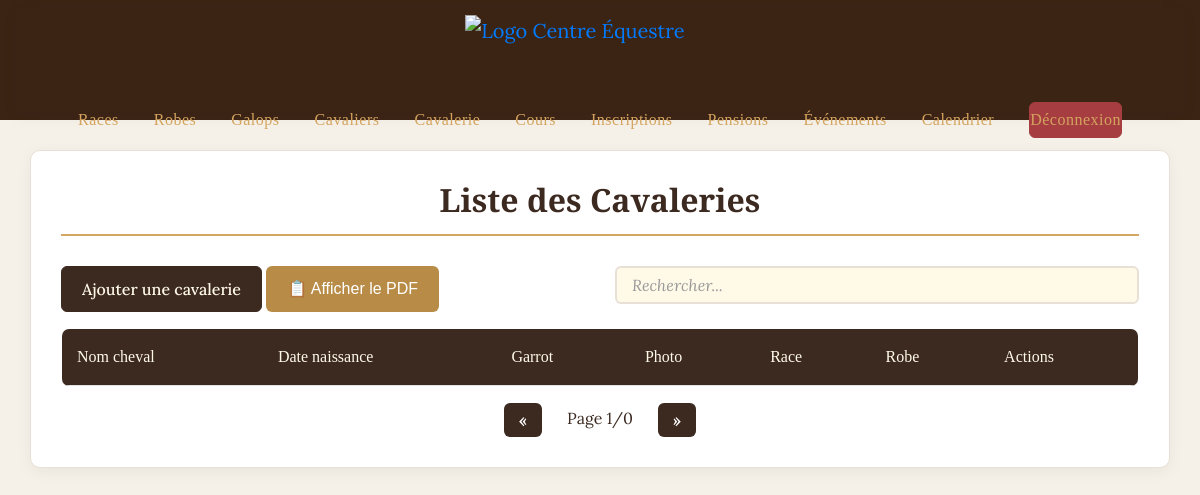
/vue/vue.cavalerie.php, run on an earlier commit of the app's database.
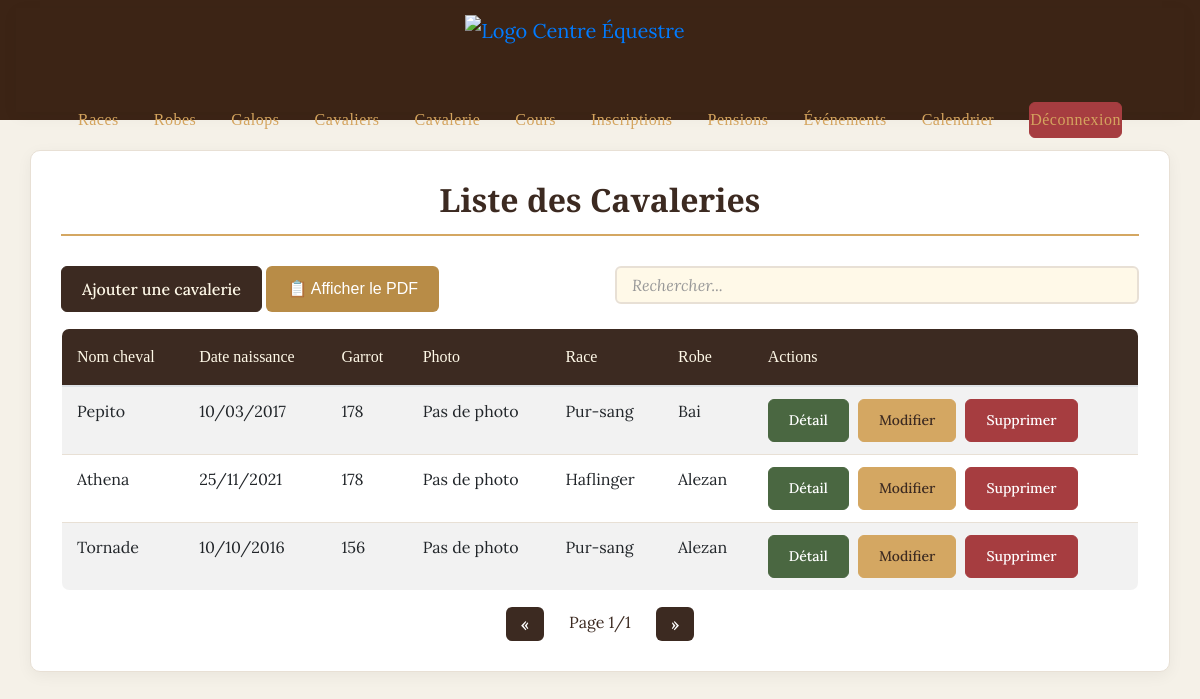
And on a later commit of the database.
### tables this page shows
CREATE TABLE `cavalerie` (
  `numsire` int(11) NOT NULL,
  `nomche` varchar(50) NOT NULL,
  `datenache` date NOT NULL,
  `garrot` varchar(50) NOT NULL,
  `idrace` int(11) NOT NULL,
  `idrobe` int(11) NOT NULL,
  `supprime` tinyint(1) DEFAULT 0
);

CREATE TABLE `race` (
  `idrace` int(11) NOT NULL,
  `librace` varchar(50) NOT NULL,
  `supprime` tinyint(1) DEFAULT 0
);

CREATE TABLE `robe` (
  `idrobe` int(11) NOT NULL,
  `librobe` varchar(50) NOT NULL,
  `supprime` tinyint(1) DEFAULT 0
);

### class/class.cavalerie.php (called while the page is built, shortened)
<?php
class Cavalerie {
    public function CavalerieALL(){
        $con = connexionPDO();
        $sql = "SELECT * FROM cavalerie WHERE supprime = 0;";
        $executesql = $con->prepare($sql);
        $executesql->execute();
        $resultat = $executesql->fetchAll();
        return $resultat;
    }
 public function getSinglePhotoByNumsire($numsire) {
        $con = connexionPDO();
        $sql = "SELECT lienphoto FROM photos WHERE numsire = :numsire LIMIT 1";
        $data = [':numsire' => $numsire];
        $executesql = $con->prepare($sql);
        $executesql->execute($data);
        $resultat = $executesql->fetch();
        return $resultat ? $resultat['lienphoto'] : null;
    }
    public function CavalerieRace($id) {
        $con = connexionPDO();
        $sql = "SELECT librace
                FROM race
                WHERE idrace = :idrace";
        $data = [':idrace' => $id];
        $executesql = $con->prepare($sql);
        $executesql->execute($data);
        $ligne = $executesql->fetch();
        return $ligne['librace'];
    }
    public function CavalerieRobe($id) {
        $con = connexionPDO();
        $sql = "SELECT librobe
                FROM robe
                WHERE idrobe = :idrobe";
        $data = [':idrobe' => $id];
        $executesql = $con->prepare($sql);
        $executesql->execute($data);
        $ligne = $executesql->fetch();
        return $ligne['librobe'];
    }
}
?>

### vue/vue.cavalerie.php (the view, shortened to what this page needs)
<?php
require_once '../class/class.cavalerie.php';
include_once '../include/haut.inc.php';
$cavalerie = new Cavalerie();
$cavalerieList = $cavalerie->CavalerieALL();
?>
<!DOCTYPE html>
<html lang="fr">
<head>
    <link rel="stylesheet" href="https://stackpath.bootstrapcdn.com/bootstrap/4.5.2/css/bootstrap.min.css">
    <link rel="stylesheet" href="../css/style_crud.css">
</head>
<body>
    <div class="container mt-4">
        <h2>Liste des Cavaleries</h2>
<div class="row mb-3">
    <div class="col-md-6">
        <button type="button" class="btn btn-primary" data-toggle="modal" data-target="#ajoutModal">
            Ajouter une cavalerie
        </button>
        <a href="../classpdf/classpdfcavalerie.php" class="btn" style="background-color: #B88C47; color: white; text-decoration: none; border-radius: 6px; padding: 10px 20px; font-size: 16px; font-family: Arial, sans-serif;" target="_blank">
            📋 Afficher le PDF
        </a>
    </div>
    <div class="col-md-6">
        <input type="text" id="searchInput" class="form-control" placeholder="Rechercher...">
    </div>
</div>
        <table class="table table-striped" id="cavalerieTable">
    <thead>
        <tr>
            <th>Nom cheval</th>
            <th>Date naissance</th>
            <th>Garrot</th>
            <th>Photo</th>
            <th>Race</th>
            <th>Robe</th>
            <th>Actions</th>
        </tr>
    </thead>
    <tbody>
        <?php foreach($cavalerieList as $c): ?>
            <tr>
                <td><?php echo $c['nomche']; ?></td>
                <td><?php echo date('d/m/Y', strtotime($c['datenache'])); ?></td>
                <td><?php echo $c['garrot']; ?></td>
                <td>
                    <?php
                    $singlePhoto = $cavalerie->getSinglePhotoByNumsire($c['numsire']);
                    if ($singlePhoto):
                        $photoPath = '../uploads/' . basename($singlePhoto);
                        if (file_exists($photoPath)): ?>
                            <img src="<?php echo $photoPath; ?>" alt="<?php echo $c['nomche']; ?>" width="100">
                        <?php else: ?>
                            <span>Photo introuvable : <?php echo basename($singlePhoto); ?></span>
                        <?php endif;
                    else: ?>
                        <span>Pas de photo</span>
                    <?php endif; ?>
                </td>
                <td><?php echo $cavalerie->CavalerieRace($c['idrace']); ?></td>
                <td><?php echo $cavalerie->CavalerieRobe($c['idrobe']); ?></td>
                <td>
                    <button class="btn btn-sm btn-info" data-toggle="modal" data-target="#detailModal<?php echo $c['numsire']; ?>">
                        Détail
                    </button>
                    <button class="btn btn-sm btn-warning" data-toggle="modal" data-target="#modifModal<?php echo $c['numsire']; ?>">
                        Modifier
                    </button>
                    <button class="btn btn-sm btn-danger" data-toggle="modal" data-target="#suppModal<?php echo $c['numsire']; ?>">
                        Supprimer
                    </button>
                </td>
            </tr>
        <?php endforeach; ?>
    </tbody>
</table>
    </div>
</body>
</html>

What changed in the data, as far as the page shows it:
added cavalerie: nomche "Pepito", datenache "10/03/2017", garrot "178", idrace.librace "Pur-sang", idrobe.librobe "Bai"
added cavalerie: nomche "Athena", datenache "25/11/2021", garrot "178", idrace.librace "Haflinger", idrobe.librobe "Alezan"
added cavalerie: nomche "Tornade", datenache "10/10/2016", garrot "156", idrace.librace "Pur-sang", idrobe.librobe "Alezan"
Also different on the page:
text written by a page script: "« Page 1/0 »" → "« Page 1/1 »"
